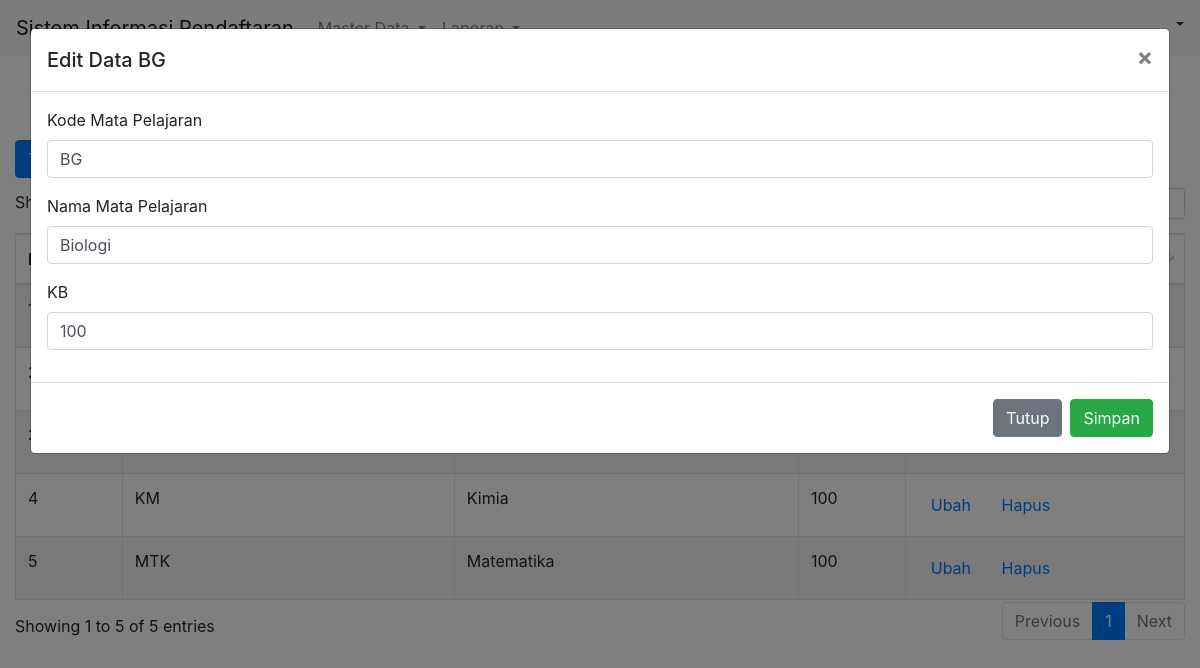
The page /matpel/?kode_matpel=BG on the database its author committed.
### tables this page shows
CREATE TABLE `mata_pelajaran` (
  `kode_matpel` varchar(5) NOT NULL,
  `nama_matpel` varchar(30) NOT NULL,
  `kb` varchar(5) NOT NULL
);

### application/controllers/Matpel.php (called while the page is built, shortened)
<?php
class Matpel extends CI_Controller{
	function __construct(){
		$this->load->library('pdftc');
		$this->load->model('MMatpel');
		$this->load->helper('url');
		$this->load->library('session');
	}
	function index(){
		$data['data'] = $this->MMatpel->getAll()->result();
		$this->load->view('header');
		$this->load->view('matpel_home', $data);
		$this->load->view('footer');
	}
}

### index.php (called while the page is built, shortened)
<?php
require_once BASEPATH.'core/CodeIgniter.php';

### application/models/MMatpel.php (called while the page is built, shortened)
<?php
class MMatpel extends CI_Model{
	function getAll(){
		return $this->db->get('mata_pelajaran');
	}
	public function getSearch($key){
		$this->db->select('*');
		$this->db->from('mata_pelajaran');
		$this->db->where('kode_matpel', $key);
		return $this->db->get()->result();
	}
}

### application/views/matpel_home.php (the view, shortened to what this page needs)
<div class="container-fluid">
	<form target="_blank" method="GET" action="<?php echo base_url(). 'matpel/report'; ?>">
		<div class="row" style="margin-top: 10px">
			<div class="col-2" style="margin: 0; max-width: 160px; padding-right: 0;">
				<button type="button" class="btn btn-primary" data-toggle="modal" data-target="#exampleModal">Tambah Data</button>
			</div>
				<div class="col-1" style="padding: 0">
					<a type="submit" class="btn btn-info">Report</a>
				</div>
			<div class="col-sm-9"></div>
			</form>
		</div>
	<div class="row" style="margin-top: 10px">
		<div class="col-sm">
			<table id="example" class="table table-striped table-bordered" style="width:100%; margin-top: 10px">
		        <thead>
		            <tr>
		                <th>No</th>
		                <th>Kode Mata Pelajaran</th>
		                <th>Nama Mata Pelajaran</th>
		                <th>KB</th>
		            </tr>
		        </thead>
		        <tbody>
		        	<?php
						$no = 1;
						foreach($data as $u){
					?>
			            <tr>
			                <td><?=$no++?></td>
			                <td><?=$u->kode_matpel?></td>
			                <td><?=$u->nama_matpel?></td>
			                <td><?=$u->kb?></td>
			                <td>
			                	<a href="<?php echo base_url(). 'matpel/?kode_matpel='.$u->kode_matpel; ?>" class="btn btn-link">Ubah</a>
			                	<button onclick="confirmDelete('<?=$u->kode_matpel?>')" class="btn btn-link" data-toggle="modal" data-target="#staticBackdrop">Hapus</button>
			                </td>
			            </tr>
		            <?php
						}
					?>
		        </tbody>
		    </table>
		</div>
	</div>
	<?php
		$titleModal = "Tambah Data";
		if($this->input->get('kode_matpel') != ""){
			$titleModal = "Edit Data ".$this->input->get('kode_matpel');
			$data = $this->MMatpel->getSearch($this->input->get('kode_matpel'));
		}else{
			$data[0]->kode_matpel = "";
			$data[0]->nama_matpel = "";
			$data[0]->kb = "";
		}
	?>
	<form action="<?php echo base_url(). 'matpel/save'; ?>" method="post">
		<div class="modal fade" id="exampleModal" tabindex="-1" aria-labelledby="exampleModalLabel" aria-hidden="true">
		  <div class="modal-dialog modal-dialog-scrollable modal-xl">
		    <div class="modal-content">
		      <div class="modal-header">
		        <h5 class="modal-title" id="exampleModalLabel"><?=$titleModal?></h5>
		        <button type="button" class="close" data-dismiss="modal" aria-label="Close">
		          <span aria-hidden="true">&times;</span>
		        </button>
		      </div>
		      <div class="modal-body">
		      		<div class="row">
		      			<div class="col-sm">
			      			<div class="form-group">
							    <label for="kode_matpel">Kode Mata Pelajaran</label>
							    <input type="text" class="form-control" id="kode_matpel" name="kode_matpel" value="<?=$data[0]->kode_matpel?>">
							</div>
							<div class="form-group">
							    <label for="nama_matpel">Nama Mata Pelajaran</label>
							    <input type="text" class="form-control" id="nama_matpel" name="nama_matpel" value="<?=$data[0]->nama_matpel?>">
							</div>
							<div class="form-group">
							    <label for="kb">KB</label>
							    <input type="text" class="form-control" id="kb" name="kb" value="<?=$data[0]->kb?>">
							</div>
		      			</div>
		      		</div>
		      </div>
		      <div class="modal-footer">
		        <button type="button" class="btn btn-secondary" data-dismiss="modal">Tutup</button>
		        <button type="submit" class="btn btn-success">Simpan</button>
		      </div>
		    </div>
		  </div>
		</div>
	</form>

### rows shown on the page
mata_pelajaran: kode_matpel "KM", nama_matpel "Kimia", kb "100"
mata_pelajaran: kode_matpel "MTK", nama_matpel "Matematika", kb "100"
mata_pelajaran: kode_matpel "BG", nama_matpel "Biologi", kb "100"

### other values the page prints
$titleModal "Edit Data BG"
